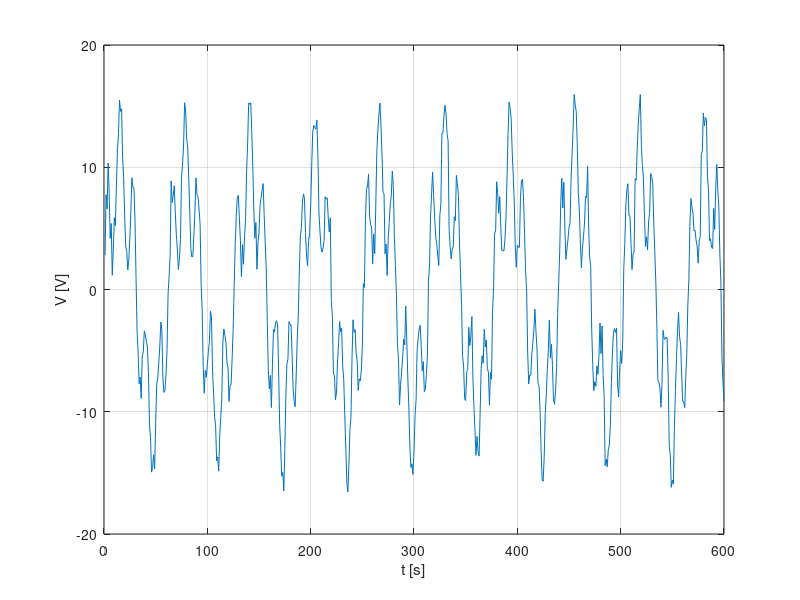

Write MATLAB code to recreate this figure. (Note: this script raises an error after producing the figure.)
%% matlab example on wavelet analysis

% load dataset
clear; close all; clc;

if 0
%%% battery dataset
load Lib/various/wavelets/battery_meas.mat; 
else
%%% fancy dataset
% sine wave: y_true = 5*sin(0.5*time) + 10*sin(0.1*time); (1% noise gaussian)
load Lib/various/wavelets/sinewave_meas.mat; 
end

% reframe data
time_long = time;
y_meas_long = y_meas;
y_true_long = y_true;
start = 1;
stop = 600;
time = time_long(start:stop);
y_meas = y_meas_long(start:stop);
% define sampling frequency
Fs = 1; % 1 Hz
Ts = 1/Fs;
wvname = 'amor';

%% plot signal
% plot
figure;
plot(time,y_meas);
grid on
xlabel('t [s]');
ylabel('V [V]');

%% time frequency using STFT
figure;
spectrogram(y_meas,[],[],[],Fs,'yaxis');
title('Spectrogram')

%% time frequency using STFT
figure;
% define sampling frequency
spectrogram(y_meas,64,[],[],Fs,'yaxis');
title('Spectrogram: shorter window')

%% time frequency using wavelets
figure;
cwt(y_meas,wvname,Fs);
title('CWT analysis')

%% richer frequency analysis with wavelets
figure;
Nv = 48;

if 0
% period constraint
t = seconds(Ts);
PLIMITS = [5e0*t 12e1*t];
cwt(y_meas,wvname,t,'VoicesPerOctave',Nv,'PeriodLimits',PLIMITS);
else
% frequency constraint
PLIMITS = [5e0*Ts 12e1*Ts];
FLIMITS = fliplr(1./PLIMITS);
cwt(y_meas,wvname,Fs,'VoicesPerOctave',Nv,'FrequencyLimits',FLIMITS);
end


title('CWT analysis: richer')

%% reconstruct the signal
[WT, F] = cwt(y_meas,Fs);
yrec = icwt(WT, wvname, F, [F(end) F(1)], 'SignalMean', mean(y_meas));
figure;
grid on
subplot(2,1,1)
plot(time,y_meas,time,yrec);
subplot(2,1,2)
heatmap(time,F,real(WT))
grid off
colormap jet